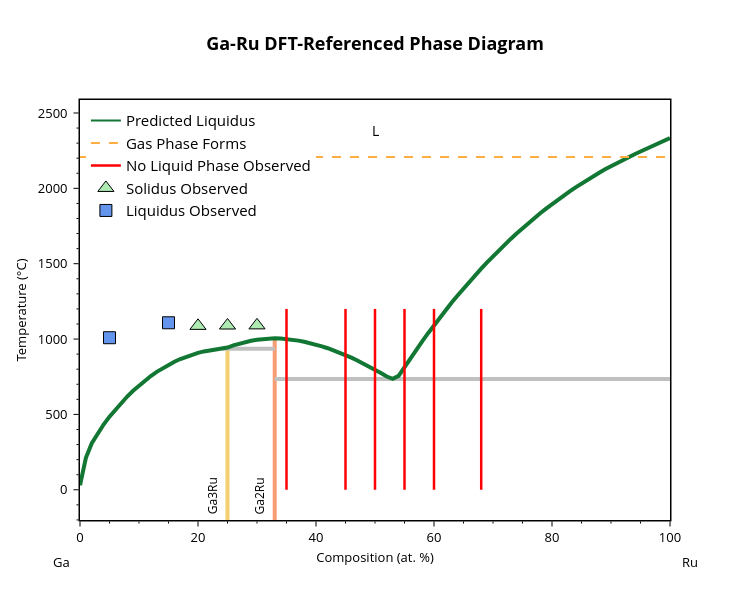

Write notebook code for a chart like this one.
### Markdown cell above
Now that we have some datapoints, let's add them to the figure to see how well our initial predicition performed

### Code cell
def add_experimental_traces(figure: go.Figure, inc_no_liquid=True):
    """Add experimental observation traces to a plotly figure"""
    
    if inc_no_liquid:
        # Add lines for no liquid phase observed
        for i, x_val in enumerate(no_liquid_comps):
            figure.add_trace(go.Scatter(
                x=[x_val, x_val],
                y=[0, 1200],
                mode='lines',
                line=dict(color='red', width=2.5),
                name='No Liquid Phase Observed' if i == 0 else None,
                showlegend=i == 0,
            ))

    # Add solidus observed markers
    figure.add_trace(go.Scatter(
            x=[point[0] for point in solidus_points][1:],
            y=[point[1] for point in solidus_points][1:],
            mode='markers',
            marker=dict(color='#ADEBB3', size=14, symbol='triangle-up', line=dict(width=1, color='black')),
            name='Solidus Observed'
    ))

    # Add liquidus observed markers
    figure.add_trace(go.Scatter(
            x=[point[0] for point in liquidus_points],
            y=[point[1] for point in liquidus_points],
            mode='markers',
            marker=dict(color='cornflowerblue', size=12, symbol='square', line=dict(width=1, color='black')),
            name='Liquidus Observed'
    ))

fig = blp.get_plot('pred')
add_experimental_traces(fig) # add the experimental data to the plot
fig.show()

### Figure 1 — Plotly figure (JSON) as saved in the notebook; plotly's stock layout.template omitted (floating-point values rounded to 4 significant figures)
{"data": [{"hovertemplate": "label=Ga3Ru<br>x=%{x}<br>t=%{y}<extra></extra>", "legendgroup": "Ga3Ru", "line": {"color": "rgb(246, 207, 113)", "dash": "solid", "width": 4}, "marker": {"symbol": "circle"}, "mode": "lines", "name": "Ga3Ru", "orientation": "v", "showlegend": false, "type": "scatter", "x": [25, 25, 25, 25, 25, 25, 25, 25, 25, 25, 25, 25, 25, 25, 25, 25, 25, 25, 25, 25, 25, 25, 25, 25, 25, 25, 25], "xaxis": "x", "y": [29.75, 212.1, 375.2, 309.1, 935.5, 692.3, 656.9, 432.8, 485.0, 883.5, 849.8, 867.7, 724.8, 754.8, 782.2, 533.1, 908.5, 897.0, 829.6, 807.1, 918.0, 925.4, 618.8, 577.6, 934.6, 931.0, -273.1], "yaxis": "y"}, {"hovertemplate": "label=Ga2Ru<br>x=%{x}<br>t=%{y}<extra></extra>", "legendgroup": "Ga2Ru", "line": {"color": "rgb(248, 156, 116)", "dash": "solid", "width": 4}, "marker": {"symbol": "circle"}, "mode": "lines", "name": "Ga2Ru", "orientation": "v", "showlegend": false, "type": "scatter", "x": [33, 33, 33, 33, 33, 33, 33, 33, 33, 33, 33, 33, 33, 33, 33, 33, 33, 33, 33, 33, 33, 33, 33, 33, 33, 33, 33, 33, 33, 33, 33, 33], "xaxis": "x", "y": [876.3, 893.7, 735.6, 935.5, 857.9, 796.8, 818.1, 838.5, 751.6, 774.6, 995.8, 989.7, 909.9, 925.0, 963.2, 980.1, 969.8, 943.7, 957.7, 973.4, 982.2, 1003.0, 1000.0, 988.5, 995.2, 939.0, 951.7, 1000.0, 1003.0, 1005.0, 1005.0, -273.1], "yaxis": "y"}, {"hovertemplate": "x=%{x}<br>y=%{y}<extra></extra>", "legendgroup": "", "line": {"color": "Silver", "dash": "solid", "width": 4}, "marker": {"symbol": "circle"}, "mode": "lines", "name": "", "orientation": "v", "showlegend": false, "type": "scatter", "x": [33, 53, 100], "xaxis": "x", "y": [735.6, 735.6, 735.6], "yaxis": "y"}, {"hovertemplate": "x=%{x}<br>y=%{y}<extra></extra>", "legendgroup": "", "line": {"color": "Silver", "dash": "solid", "width": 4}, "marker": {"symbol": "circle"}, "mode": "lines", "name": "", "orientation": "v", "showlegend": false, "type": "scatter", "x": [24, 25, 33], "xaxis": "x", "y": [935.5, 935.5, 935.5], "yaxis": "y"}, {"hovertemplate": "label=L<br>x=%{x}<br>t=%{y}<extra></extra>", "legendgroup": "L", "line": {"color": "#117733", "dash": "solid", "width": 4}, "marker": {"symbol": "circle"}, "mode": "lines", "name": "L", "orientation": "v", "showlegend": false, "type": "scatter", "x": [0, 1, 2, 3, 4, 5, 6, 7.0, 8, 9, 10, 11, 12, 13, 14.0, 15, 16, 17, 18, 19, 20, 21, 22, 23, 24, 25, 26, 27, 28.0, 29.0, 30, 31, 32, 33, 34, 35, 36, 37, 38, 39, 40, 41, 42, 43, 44, 45, 46, 47, 48, 49, 50, 51, 52, 53, 54, 55.0, 56.0, 57.0, 58.0, 59, 60, 61, 62, 63, 64, 65, 66, 67, 68, 69, 70, 71, 72, 73, 74, 75, 76, 77, 78, 79, 80, 81, 82, 83, 84, 85, 86, 87, 88, 89, 90, 91, 92, 93, 94, 95, 96, 97, 98, 99, 100], "xaxis": "x", "y": [29.75, 212.1, 309.1, 375.2, 432.8, 485.0, 533.1, 577.6, 618.8, 656.9, 692.3, 724.8, 754.8, 782.2, 807.1, 829.6, 849.8, 867.7, 883.5, 897.0, 908.5, 918.0, 925.4, 931.0, 934.6, 943.7, 957.7, 969.8, 980.1, 988.5, 995.2, 1000.0, 1003.0, 1005.0, 1003.0, 1000.0, 995.8, 989.7, 982.2, 973.4, 963.2, 951.7, 939.0, 925.0, 909.9, 893.7, 876.3, 857.9, 838.5, 818.1, 796.8, 774.6, 751.6, 735.6, 755.7, 815.1, 873.1, 929.8, 985.1, 1039.0, 1092.0, 1143.0, 1193.0, 1242.0, 1289.0, 1336.0, 1381.0, 1425.0, 1468.0, 1509.0, 1550.0, 1589.0, 1627.0, 1664.0, 1701.0, 1736.0, 1770.0, 1803.0, 1835.0, 1866.0, 1896.0, 1925.0, 1953.0, 1980.0, 2007.0, 2032.0, 2057.0, 2081.0, 2104.0, 2126.0, 2148.0, 2169.0, 2189.0, 2208.0, 2227.0, 2245.0, 2262.0, 2279.0, 2296.0, 2312.0, 2333.0], "yaxis": "y"}, {"marker": {"color": "#117733"}, "mode": "lines", "name": "Predicted Liquidus", "showlegend": true, "type": "scatter", "x": [null], "y": [null]}, {"line": {"color": "#FFAE43", "dash": "dash"}, "mode": "lines", "name": "Gas Phase Forms", "showlegend": true, "type": "scatter", "x": [0, 100], "y": [2208, 2208]}, {"line": {"color": "red", "width": 2.5}, "mode": "lines", "name": "No Liquid Phase Observed", "showlegend": true, "type": "scatter", "x": [35, 35], "y": [0, 1200]}, {"line": {"color": "red", "width": 2.5}, "mode": "lines", "showlegend": false, "type": "scatter", "x": [45, 45], "y": [0, 1200]}, {"line": {"color": "red", "width": 2.5}, "mode": "lines", "showlegend": false, "type": "scatter", "x": [50, 50], "y": [0, 1200]}, {"line": {"color": "red", "width": 2.5}, "mode": "lines", "showlegend": false, "type": "scatter", "x": [55, 55], "y": [0, 1200]}, {"line": {"color": "red", "width": 2.5}, "mode": "lines", "showlegend": false, "type": "scatter", "x": [60, 60], "y": [0, 1200]}, {"line": {"color": "red", "width": 2.5}, "mode": "lines", "showlegend": false, "type": "scatter", "x": [68, 68], "y": [0, 1200]}, {"marker": {"color": "#ADEBB3", "line": {"color": "black", "width": 1}, "size": 14, "symbol": "triangle-up"}, "mode": "markers", "name": "Solidus Observed", "type": "scatter", "x": [20, 25, 30], "y": [1088.0, 1090.0, 1091.0]}, {"marker": {"color": "cornflowerblue", "line": {"color": "black", "width": 1}, "size": 12, "symbol": "square"}, "mode": "markers", "name": "Liquidus Observed", "type": "scatter", "x": [5, 15], "y": [1009.0, 1108.0]}], "layout": {"annotations": [{"borderpad": 5, "font": {"color": "black", "size": 12}, "showarrow": false, "text": "Ga3Ru", "textangle": -90, "x": 22.5, "y": -200.6, "yanchor": "bottom"}, {"borderpad": 5, "font": {"color": "black", "size": 12}, "showarrow": false, "text": "Ga2Ru", "textangle": -90, "x": 30.5, "y": -200.6, "yanchor": "bottom"}, {"font": {"color": "black", "size": 14}, "showarrow": false, "text": "L", "x": 50, "y": 2384.0}, {"font": {"color": "black", "size": 13}, "showarrow": false, "text": "Ga", "x": -0.05, "xanchor": "left", "xref": "paper", "y": -0.1, "yanchor": "middle", "yref": "paper"}, {"font": {"color": "black", "size": 13}, "showarrow": false, "text": "Ru", "x": 1.05, "xanchor": "right", "xref": "paper", "y": -0.1, "yanchor": "middle", "yref": "paper"}], "font": {"color": "black", "size": 13}, "height": 600, "legend": {"font": {"size": 15}, "x": 0.01, "xanchor": "left", "y": 0.99, "yanchor": "top"}, "plot_bgcolor": "white", "showlegend": true, "title": {"font": {"color": "black", "size": 18}, "text": "<b>Ga-Ru DFT-Referenced Phase Diagram</b>", "x": 0.5, "xanchor": "center"}, "width": 750, "xaxis": {"linecolor": "black", "linewidth": 1.5, "minor": {"nticks": 5, "tickcolor": "black", "ticklen": 2, "ticks": "outside", "tickwidth": 1}, "mirror": true, "range": [0, 100], "showline": true, "tickcolor": "black", "tickformat": ".0f", "ticklen": 5, "ticks": "outside", "tickwidth": 1, "title": {"font": {"size": 13}, "standoff": 8, "text": "Composition (at. %)"}}, "yaxis": {"linecolor": "black", "linewidth": 1.5, "minor": {"nticks": 5, "tickcolor": "black", "ticklen": 2, "ticks": "outside", "tickwidth": 1}, "mirror": true, "range": [-200.6, 2586.0], "showline": true, "tickcolor": "black", "ticklen": 5, "ticks": "outside", "ticksuffix": " ", "tickwidth": 1, "title": {"font": {"size": 13}, "standoff": 8, "text": "Temperature (°C)"}}}}
